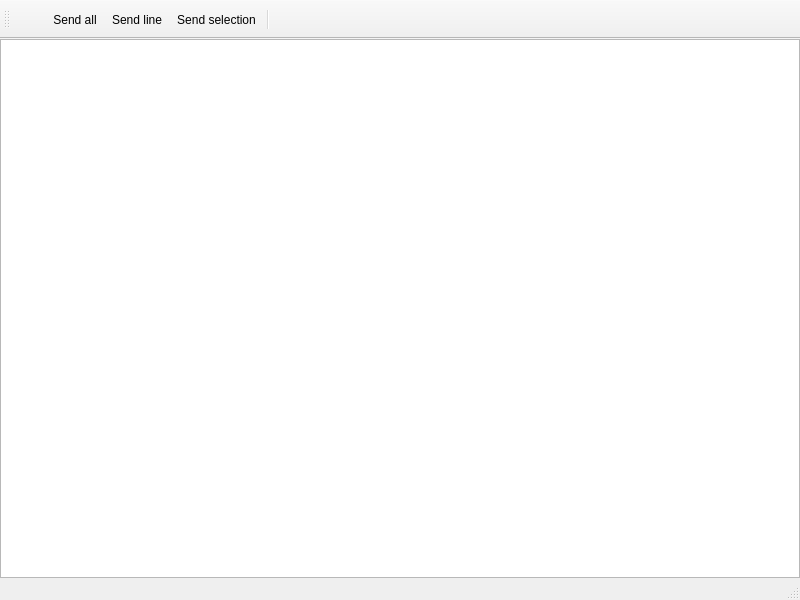
<?xml version="1.0" encoding="UTF-8"?>
<ui version="4.0">
 <class>notes_editor</class>
 <widget class="QMainWindow" name="notes_editor">
  <property name="geometry">
   <rect>
    <x>0</x>
    <y>0</y>
    <width>800</width>
    <height>600</height>
   </rect>
  </property>
  <widget class="QWidget" name="centralwidget">
   <layout class="QVBoxLayout" name="verticalLayout">
    <property name="spacing">
     <number>0</number>
    </property>
    <property name="margin">
     <number>0</number>
    </property>
    <item>
     <widget class="QPlainTextEdit" name="notesEdit"/>
    </item>
   </layout>
  </widget>
  <widget class="QMenuBar" name="menubar">
   <property name="geometry">
    <rect>
     <x>0</x>
     <y>0</y>
     <width>800</width>
     <height>30</height>
    </rect>
   </property>
  </widget>
  <widget class="QStatusBar" name="statusbar"/>
  <widget class="QToolBar" name="toolBar">
   <property name="windowTitle">
    <string>toolBar</string>
   </property>
   <attribute name="toolBarArea">
    <enum>TopToolBarArea</enum>
   </attribute>
   <attribute name="toolBarBreak">
    <bool>false</bool>
   </attribute>
   <addaction name="action_toggleSendControls"/>
   <addaction name="action_sendAll"/>
   <addaction name="action_sendLine"/>
   <addaction name="action_sendSelection"/>
   <addaction name="separator"/>
  </widget>
  <action name="action_toggleSendControls">
   <property name="text">
    <string/>
   </property>
   <property name="icon">
    <iconset resource="../mudlet.qrc">
     <normaloff>:/icons/arrow-right_grey-16x.png</normaloff>
     <normalon>:/icons/arrow-down_grey-16x.png</normalon>
     <activeoff>:/icons/arrow-right-16x.png</activeoff>
     <activeon>:/icons/arrow-down-16x.png</activeon>:/icons/arrow-right_grey-16x.png</iconset>
   </property>
   <property name="checkable">
    <bool>true</bool>
   </property>
   <property name="checked">
    <bool>false</bool>
   </property>
   <property name="menuRole">
    <enum>QAction::MenuRole::NoRole</enum>
   </property>
  </action>
  <action name="action_sendAll">
   <property name="text">
    <string>Send all</string>
   </property>
   <property name="menuRole">
    <enum>QAction::MenuRole::NoRole</enum>
   </property>
  </action>
  <action name="action_sendLine">
   <property name="text">
    <string>Send line</string>
   </property>
   <property name="menuRole">
    <enum>QAction::MenuRole::NoRole</enum>
   </property>
  </action>
  <action name="action_sendSelection">
   <property name="text">
    <string>Send selection</string>
   </property>
   <property name="menuRole">
    <enum>QAction::MenuRole::NoRole</enum>
   </property>
  </action>
 </widget>
 <resources/>
 <connections/>
</ui>
